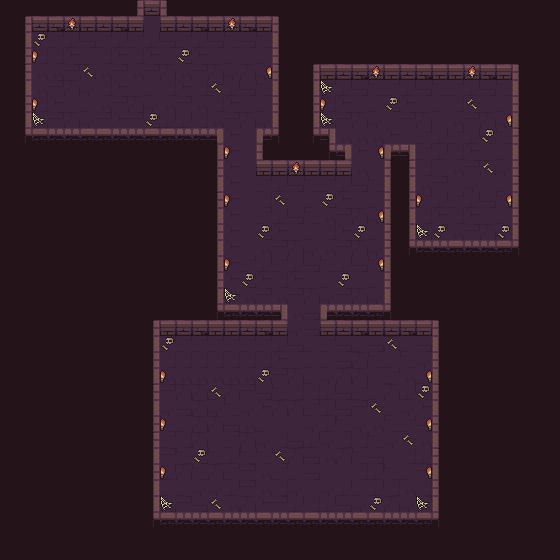

A 2D game scene composited from a Tiled map and its tileset images. What follows is a short description and the map's XML, with every tile layer's data as written:
An orthogonal 35x35 tile map with 16x16 px tiles, 2 tile layers (Tile Layer 1, Tile Layer 2) and 2 objects (StartingPoint, StartBossFight).

<map version="1.2" tiledversion="1.2.3" orientation="orthogonal" renderorder="right-down" width="35" height="35" tilewidth="16" tileheight="16" infinite="0" nextlayerid="9" nextobjectid="3">
 <tileset firstgid="1" name="Dungeon" tilewidth="16" tileheight="16" tilecount="100" columns="10">
  <image source="Dungeon_Tileset.png" trans="ff00ff" width="160" height="160" />
 </tileset>
 <layer id="6" name="Tile Layer 1" width="35" height="35">
  <data encoding="csv">
79,79,79,79,79,79,79,79,1,3,6,79,79,79,79,79,79,79,79,79,79,79,79,79,79,79,79,79,79,79,79,79,79,79,79,
79,1,3,4,5,2,3,4,5,19,2,3,4,2,3,4,5,6,79,79,79,79,79,79,79,79,79,79,79,79,79,79,79,79,79,
79,11,7,7,8,9,7,8,7,8,9,7,8,9,10,9,10,16,79,79,79,79,79,79,79,79,79,79,79,79,79,79,79,79,79,
79,21,17,17,18,19,17,18,17,18,19,17,18,19,20,19,20,26,79,79,79,79,79,79,79,79,79,79,79,79,79,79,79,79,79,
79,1,27,27,28,29,27,28,27,28,29,27,28,29,30,29,30,6,79,1,2,3,4,5,2,3,4,5,2,3,4,5,6,79,79,
79,11,27,28,29,30,17,18,19,20,17,18,17,7,8,9,10,16,79,11,7,8,9,10,7,8,9,10,7,8,9,10,16,79,79,
79,21,17,18,19,20,27,28,29,30,27,28,27,17,18,19,20,26,79,21,17,18,19,20,17,18,19,20,17,18,19,20,26,79,79,
79,31,27,28,29,30,28,18,28,17,8,8,17,27,28,29,30,36,79,31,27,28,29,30,19,28,29,19,27,28,29,30,36,79,79,
79,41,42,43,44,45,42,43,44,45,42,43,44,56,23,24,55,46,79,41,54,27,27,27,18,19,7,8,7,8,9,10,6,79,79,
79,79,79,79,79,79,79,79,79,79,79,79,79,11,23,24,26,79,79,79,41,56,18,19,55,54,7,8,17,18,19,20,16,79,79,
79,79,79,79,79,79,79,79,79,79,79,79,79,21,23,24,2,2,2,2,2,2,27,19,6,1,17,19,27,28,29,30,26,79,79,
79,79,79,79,79,79,79,79,79,79,79,79,79,31,23,24,7,8,9,10,7,8,9,10,16,11,27,28,19,30,19,20,6,79,79,
79,79,79,79,79,79,79,79,79,79,79,79,79,1,23,24,17,18,19,20,17,18,19,20,26,21,7,8,7,8,9,10,16,79,79,
79,79,79,79,79,79,79,79,79,79,79,79,79,11,23,24,7,8,9,10,27,28,29,30,36,31,17,18,17,18,19,20,26,79,79,
79,79,79,79,79,79,79,79,79,79,79,79,79,21,23,24,17,18,19,20,17,18,19,20,6,31,27,28,27,28,29,30,36,79,79,
79,79,79,79,79,79,79,79,79,79,79,79,79,31,23,24,27,28,29,30,27,28,29,30,6,41,43,44,45,43,44,45,46,79,79,
79,79,79,79,79,79,79,79,79,79,79,79,79,11,23,7,8,7,8,9,10,8,9,10,16,79,79,79,79,79,79,79,79,79,79,
79,79,79,79,79,79,79,79,79,79,79,79,79,21,23,17,18,17,18,19,20,18,19,20,26,79,79,79,79,79,79,79,79,79,79,
79,79,79,79,79,79,79,79,79,79,79,79,79,31,23,27,28,27,28,29,30,28,29,30,36,79,79,79,79,79,79,79,79,79,79,
79,79,79,79,79,79,79,79,79,79,79,79,79,41,42,43,44,45,27,9,42,43,44,45,46,79,79,79,79,79,79,79,79,79,79,
79,79,79,79,79,79,79,79,79,1,79,79,79,79,79,79,79,79,30,9,79,79,79,79,79,79,79,6,79,79,79,79,79,79,79,
79,79,79,79,79,79,79,79,79,11,7,7,7,7,7,7,7,8,9,20,7,9,20,9,29,20,9,16,79,79,79,79,79,79,79,
79,79,79,79,79,79,79,79,79,21,17,17,17,17,17,17,17,18,19,20,20,9,29,10,20,10,30,26,79,79,79,79,79,79,79,
79,79,79,79,79,79,79,79,79,31,27,27,27,27,27,27,27,28,29,20,30,29,29,19,7,27,20,36,79,79,79,79,79,79,79,
79,79,79,79,79,79,79,79,79,1,28,29,29,20,29,28,9,10,17,17,8,9,7,20,29,8,9,6,79,79,79,79,79,79,79,
79,79,79,79,79,79,79,79,79,11,30,9,29,30,10,30,18,29,29,7,8,9,28,18,20,30,18,16,79,79,79,79,79,79,79,
79,79,79,79,79,79,79,79,79,21,10,20,29,29,9,27,20,19,19,30,8,10,30,27,10,7,9,26,79,79,79,79,79,79,79,
79,79,79,79,79,79,79,79,79,1,7,17,29,19,7,29,30,17,9,8,30,17,17,10,30,18,27,36,79,79,79,79,79,79,79,
79,79,79,79,79,79,79,79,79,11,28,10,17,10,8,10,10,10,29,9,27,29,10,9,19,17,8,6,79,79,79,79,79,79,79,
79,79,79,79,79,79,79,79,79,21,8,29,10,29,7,28,27,7,20,9,19,19,17,8,10,20,28,16,79,79,79,79,79,79,79,
79,79,79,79,79,79,79,79,79,31,20,20,30,30,8,28,27,17,30,19,30,8,20,8,17,27,17,26,79,79,79,79,79,79,79,
79,79,79,79,79,79,79,79,79,31,9,28,9,19,27,29,18,28,8,17,8,9,30,19,29,30,28,36,79,79,79,79,79,79,79,
79,79,79,79,79,79,79,79,79,41,42,43,44,42,43,44,45,44,45,42,43,44,45,42,43,44,45,46,79,79,79,79,79,79,79,
79,79,79,79,79,79,79,79,79,79,79,79,79,79,79,79,79,79,79,79,79,79,79,79,79,79,79,79,79,79,79,79,79,79,79,
79,79,79,79,79,79,79,79,79,79,79,79,79,79,79,79,79,79,79,79,79,79,79,79,79,79,79,79,79,79,79,79,79,79,79
</data>
 </layer>
 <layer id="7" name="Tile Layer 2" width="35" height="35">
  <data encoding="csv">
0,0,0,0,0,0,0,0,0,0,0,0,0,0,0,0,0,0,0,0,0,0,0,0,0,0,0,0,0,0,0,0,0,0,0,
0,0,0,0,91,0,0,0,0,0,0,0,0,0,91,0,0,0,0,0,0,0,0,0,0,0,0,0,0,0,0,0,0,0,0,
0,0,78,0,0,0,0,0,0,0,0,0,0,0,0,0,0,0,0,0,0,0,0,0,0,0,0,0,0,0,0,0,0,0,0,
0,0,92,0,0,0,0,0,0,0,0,78,0,0,0,0,0,0,0,0,0,0,0,0,0,0,0,0,0,0,0,0,0,0,0,
0,0,0,0,0,69,0,0,0,0,0,0,0,0,0,0,2147483740,0,0,0,0,0,0,91,0,0,0,0,0,91,0,0,0,0,0,
0,0,0,0,0,0,0,0,0,0,0,0,0,69,0,0,0,0,0,0,65,0,0,0,0,0,0,0,0,0,0,0,0,0,0,
0,0,92,0,0,0,0,0,0,0,0,0,0,0,0,0,0,0,0,0,92,0,0,0,78,0,0,0,0,69,0,0,0,0,0,
0,0,65,0,0,0,0,0,0,78,0,0,0,0,0,0,0,0,0,0,65,0,0,0,0,0,0,0,0,0,0,2147483740,0,0,0,
0,0,0,0,0,0,0,0,0,0,0,0,0,0,0,0,0,0,0,0,0,0,0,0,0,0,0,0,0,0,78,0,0,0,0,
0,0,0,0,0,0,0,0,0,0,0,0,0,0,92,0,0,0,0,0,0,0,0,2147483740,0,0,0,0,0,0,0,0,0,0,0,
0,0,0,0,0,0,0,0,0,0,0,0,0,0,0,0,0,0,91,0,0,0,0,0,0,0,0,0,0,0,69,0,0,0,0,
0,0,0,0,0,0,0,0,0,0,0,0,0,0,0,0,0,0,0,0,0,0,0,0,0,0,0,0,0,0,0,0,0,0,0,
0,0,0,0,0,0,0,0,0,0,0,0,0,0,92,0,0,69,0,0,78,0,0,0,0,0,92,0,0,0,0,2147483740,0,0,0,
0,0,0,0,0,0,0,0,0,0,0,0,0,0,0,0,0,0,0,0,0,0,0,2147483740,0,0,0,0,0,0,0,0,0,0,0,
0,0,0,0,0,0,0,0,0,0,0,0,0,0,0,0,78,0,0,0,0,0,78,0,0,0,65,78,0,0,0,78,0,0,0,
0,0,0,0,0,0,0,0,0,0,0,0,0,0,0,0,0,0,0,0,0,0,0,0,0,0,0,0,0,0,0,0,0,0,0,
0,0,0,0,0,0,0,0,0,0,0,0,0,0,92,0,0,0,0,0,0,0,0,2147483740,0,0,0,0,0,0,0,0,0,0,0,
0,0,0,0,0,0,0,0,0,0,0,0,0,0,0,78,0,0,0,0,0,78,0,0,0,0,0,0,0,0,0,0,0,0,0,
0,0,0,0,0,0,0,0,0,0,0,0,0,0,65,0,0,0,0,0,0,0,0,0,0,0,0,0,0,0,0,0,0,0,0,
0,0,0,0,0,0,0,0,0,0,0,0,0,0,0,0,0,54,0,0,55,0,0,0,0,0,0,0,0,0,0,0,0,0,0,
0,0,0,0,0,0,0,0,0,0,2,3,4,5,2,3,4,5,0,0,2,3,4,5,3,4,5,0,0,0,0,0,0,0,0,
0,0,0,0,0,0,0,0,0,0,78,0,0,0,0,0,0,0,0,0,0,0,0,0,69,0,0,0,0,0,0,0,0,0,0,
0,0,0,0,0,0,0,0,0,0,0,0,0,0,0,0,0,0,0,0,0,0,0,0,0,0,0,0,0,0,0,0,0,0,0,
0,0,0,0,0,0,0,0,0,0,92,0,0,0,0,0,78,0,0,0,0,0,0,0,0,0,2147483740,0,0,0,0,0,0,0,0,
0,0,0,0,0,0,0,0,0,0,0,0,0,69,0,0,0,0,0,0,0,0,0,0,0,0,78,0,0,0,0,0,0,0,0,
0,0,0,0,0,0,0,0,0,0,0,0,0,0,0,0,0,0,0,0,0,0,0,69,0,0,0,0,0,0,0,0,0,0,0,
0,0,0,0,0,0,0,0,0,0,92,0,0,0,0,0,0,0,0,0,0,0,0,0,0,0,2147483740,0,0,0,0,0,0,0,0,
0,0,0,0,0,0,0,0,0,0,0,0,0,0,0,0,0,0,0,0,0,0,0,0,0,69,0,0,0,0,0,0,0,0,0,
0,0,0,0,0,0,0,0,0,0,0,0,78,0,0,0,0,69,0,0,0,0,0,0,0,0,0,0,0,0,0,0,0,0,0,
0,0,0,0,0,0,0,0,0,0,92,0,0,0,0,0,0,0,0,0,0,0,0,0,0,0,2147483740,0,0,0,0,0,0,0,0,
0,0,0,0,0,0,0,0,0,0,0,0,0,0,0,0,0,0,0,0,0,0,0,0,0,0,0,0,0,0,0,0,0,0,0,
0,0,0,0,0,0,0,0,0,0,65,0,0,69,0,0,0,0,0,0,0,0,0,78,0,0,65,0,0,0,0,0,0,0,0,
0,0,0,0,0,0,0,0,0,0,0,0,0,0,0,0,0,0,0,0,0,0,0,0,0,0,0,0,0,0,0,0,0,0,0,
0,0,0,0,0,0,0,0,0,0,0,0,0,0,0,0,0,0,0,0,0,0,0,0,0,0,0,0,0,0,0,0,0,0,0,
0,0,0,0,0,0,0,0,0,0,0,0,0,0,0,0,0,0,0,0,0,0,0,0,0,0,0,0,0,0,0,0,0,0,0
</data>
 </layer>
 <objectgroup id="8" name="Object Layer 1">
  <object id="1" name="StartingPoint" x="144" y="16.2083" width="16" height="16" />
  <object id="2" name="StartBossFight" x="288.5" y="320" width="32" height="16" />
 </objectgroup>
</map>
